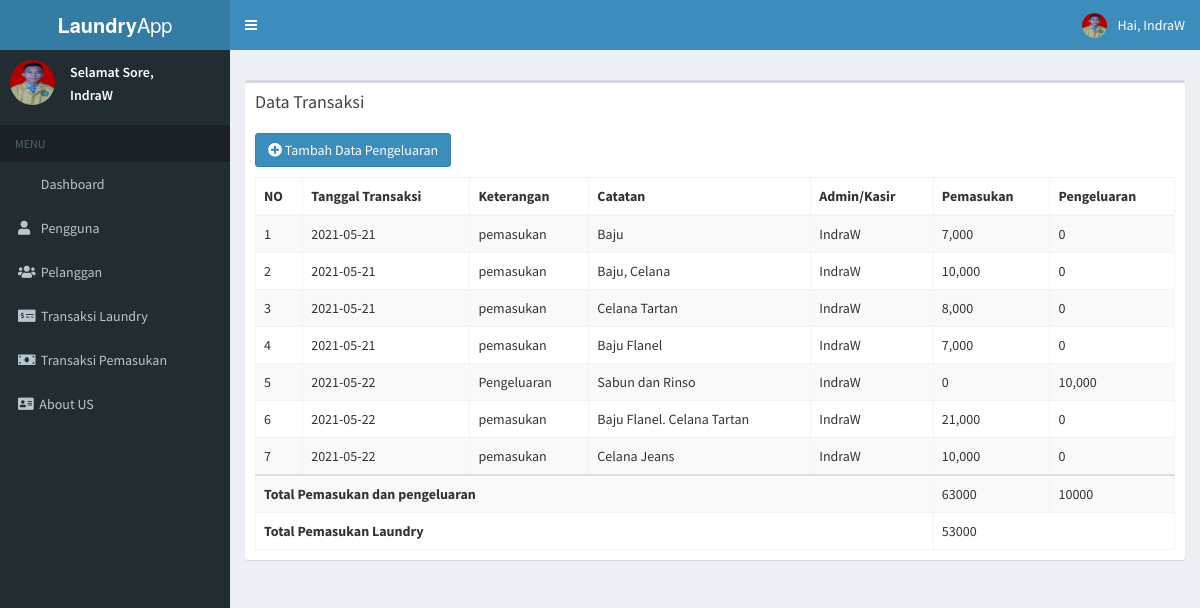
The page /index.php?page=transaksi (signed in) on the database its author committed.
### tables this page shows
CREATE TABLE `tb_user` (
  `id_user` int(11) NOT NULL,
  `username` varchar(100) NOT NULL,
  `nama_user` varchar(100) NOT NULL,
  `password` varchar(100) NOT NULL,
  `level` enum('Admin','Kasir') NOT NULL,
  `foto` varchar(100) NOT NULL
);

CREATE TABLE `tb_transaksi` (
  `id_transaksi` int(11) NOT NULL,
  `id_user` int(11) NOT NULL,
  `tanggal_transaksi` date NOT NULL,
  `pemasukan` int(11) NOT NULL,
  `pengeluaran` int(11) NOT NULL,
  `catatan` text NOT NULL,
  `keterangan` varchar(100) NOT NULL
);

### page/transaksi/prosesTransaksi.php (called while the page is built, shortened)
<?php
include "koneksi.php";
function lihat($query)
{
  global $conn;
  $data = [];
  $result = mysqli_query($conn, $query);
  while ($row = mysqli_fetch_assoc($result)) {
    $data[] = $row;
  }
  return $data;
}

### page/transaksi/transaksi.php (the view)
<?php
include "prosesTransaksi.php";
$transaksi = lihat("SELECT * FROM tb_transaksi, tb_user WHERE tb_transaksi.id_user=tb_user.id_user");
?>
<section class="content">
  <div class="row">
    <div class="box">
      <div class="box-header">
        <h3 class="box-title">Data Transaksi</h3>
      </div>
      <div class="box-body">
        <a href="?page=transaksi&aksi=tambah" class="btn btn-primary" style="margin-bottom: 10px;" style="float: left;"><i class="fas fa-plus-circle"></i>&nbsp;Tambah Data Pengeluaran</a>
        <table id="example1" class="table table-bordered table-striped">
          <thead>
            <tr>
              <th>NO</th>
              <th>Tanggal Transaksi</th>
              <th>Keterangan</th>
              <th>Catatan</th>
              <th>Admin/Kasir</th>
              <th>Pemasukan</th>
              <th>Pengeluaran</th>
            </tr>
          </thead>
          <tbody>
            <?php $i = 1; ?>
            <?php foreach ($transaksi as $trf) : ?>
              <tr>
                <td><?= $i++; ?></td>
                <td><?= $trf['tanggal_transaksi']; ?></td>
                <td><?= $trf['keterangan']; ?></td>
                <td><?= $trf['catatan']; ?></td>
                <td><?= $trf['nama_user']; ?></td>
                <td><?php echo number_format($trf['pemasukan']); ?></td>
                <td><?php echo number_format($trf['pengeluaran']); ?></td>
              </tr>
              <?php
              $masuk = 0;
              $pemasukan = $pemasukan + $trf['pemasukan'];
              $masuk += $pemasukan;
              $keluar = 0;
              $pengeluaran = $pengeluaran + $trf['pengeluaran'];
              $keluar += $pengeluaran;
              ?>
            <?php endforeach; ?>
          </tbody>
          <tr>
            <th colspan="5">Total Pemasukan dan pengeluaran</th>
            <td><?= $masuk; ?></td>
            <td><?= $keluar; ?></td>
          </tr>
          <tr>
            <th colspan="5">Total Pemasukan Laundry</th>
            <td><?= $masuk - $keluar; ?></td>
          </tr>
        </table>
      </div>
    </div>
  </div>
</section>

### index.php (shortened to what this page needs)
<?php
include "koneksi.php";
$jam = date('H') + 1;
$jamSekarang = date($jam . ':i');
if ($jamSekarang > '05:30' && $jamSekarang < '10:00') {
  $salam = 'Pagi';
} elseif ($jamSekarang >= '10:00' && $jamSekarang < '15:00') {
  $salam = 'Siang';
} elseif ($jamSekarang < '18:00') {
  $salam = 'Sore';
} else {
  $salam = 'Malam';
}
if ($_SESSION['Admin']) {
  $user = $_SESSION['Admin'];
} elseif ($_SESSION['Kasir']) {
  $user = $_SESSION['Kasir'];
}
$result = mysqli_query($conn, "SELECT * FROM tb_user WHERE id_user = $user");
$row = mysqli_fetch_assoc($result);
$nama = $row['nama_user'];
$foto = $row['foto'];
?>
<!DOCTYPE html>
<html>
<head>
  <link rel="stylesheet" href="bootstrap/css/bootstrap.min.css">
  <link rel="stylesheet" href="plugins/select2/select2.min.css">
  <link rel="stylesheet" href="https://cdnjs.cloudflare.com/ajax/libs/font-awesome/4.5.0/css/font-awesome.min.css">
  <link rel="stylesheet" href="https://pro.fontawesome.com/releases/v5.10.0/css/all.css" />
  <link rel="stylesheet" href="https://cdnjs.cloudflare.com/ajax/libs/ionicons/2.0.1/css/ionicons.min.css">
  <link rel="stylesheet" href="plugins/datatables/dataTables.bootstrap.css">
  <link rel="stylesheet" href="dist/css/AdminLTE.min.css">
  <link rel="stylesheet" href="dist/css/skins/_all-skins.min.css">
</head>
<body class="hold-transition skin-blue sidebar">
  <div class="wrapper">
    <header class="main-header">
      <a href="" class="logo">
        <span class="logo-lg"><b>Laundry</b>App</span>
      </a>
      <nav class="navbar navbar-static-top">
        <a href="#" class="sidebar-toggle" data-toggle="offcanvas" role="button">
        </a>
        <div class="navbar-custom-menu">
          <ul class="nav navbar-nav">
            <li class="dropdown user user-menu">
              <a href="#" class="dropdown-toggle" data-toggle="dropdown">
                <img src="images/<?= $foto; ?>" class="user-image" alt="User Image">
                <span class="hidden-xs">Hai, <?= $nama; ?></span>
              </a>
            </li>
          </ul>
        </div>
      </nav>
    </header>
    <?php include 'include/menu.php'; ?>
    <div class="content-wrapper">
      <section class="content-header">
        <?php include 'include/isi.php'; ?>
      </section>
    </div>
  </div>
</body>
</html>

### include/menu.php
<aside class="main-sidebar">
  <section class="sidebar">
    <div class="user-panel">
      <div class="pull-left image">
        <img src="images/<?= $foto; ?>" class="img-circle" alt="User Image">
      </div>
      <div class="pull-left info" style="margin-top: 0px;">
        <p>Selamat <?= $salam; ?>, </p>
        <p><?= $nama; ?></p>
      </div>
    </div>
    <ul class="sidebar-menu" style="margin-top: 10px;">
      <li class="header">MENU</li>
      <li><a href="?page="><i class="fa fa-dashboard"></i> Dashboard</a></li>
      <?php if ($_SESSION['Admin']) : ?>
        <li><a href="?page=pengguna"><i class="fa fa-user"></i> Pengguna</a></li>
      <?php endif; ?>
      <li><a href="?page=pelanggan"><i class="fa fa-users"></i> Pelanggan</a></li>
      <li><a href="?page=laundry"><i class="fas fa-money-check-alt"></i>&nbsp; Transaksi Laundry</a></li>
      <li><a href="?page=transaksi"><i class="fa fa-money"></i> Transaksi Pemasukan</a></li>
      <li><a href="?page=about"><i class="fas fa-address-card"></i>&nbsp; About US</a></li>
    </ul>
  </section>
</aside>

### rows shown on the page
tb_user: foto (picture), nama_user "IndraW"
tb_transaksi: tanggal_transaksi "2021-05-21", keterangan "pemasukan", catatan "Baju", id_user.nama_user "IndraW", pemasukan "7,000", pengeluaran "0"
tb_transaksi: tanggal_transaksi "2021-05-21", keterangan "pemasukan", catatan "Baju, Celana", id_user.nama_user "IndraW", pemasukan "10,000", pengeluaran "0"
tb_transaksi: tanggal_transaksi "2021-05-21", keterangan "pemasukan", catatan "Celana Tartan", id_user.nama_user "IndraW", pemasukan "8,000", pengeluaran "0"
tb_transaksi: tanggal_transaksi "2021-05-21", keterangan "pemasukan", catatan "Baju Flanel", id_user.nama_user "IndraW", pemasukan "7,000", pengeluaran "0"
tb_transaksi: tanggal_transaksi "2021-05-22", keterangan "Pengeluaran", catatan "Sabun dan Rinso", id_user.nama_user "IndraW", pemasukan "0", pengeluaran "10,000"
tb_transaksi: tanggal_transaksi "2021-05-22", keterangan "pemasukan", catatan "Baju Flanel. Celana Tartan", id_user.nama_user "IndraW", pemasukan "21,000", pengeluaran "0"
tb_transaksi: tanggal_transaksi "2021-05-22", keterangan "pemasukan", catatan "Celana Jeans", id_user.nama_user "IndraW", pemasukan "10,000", pengeluaran "0"

### other values the page prints
$salam "Sore"
$masuk "63000"
$keluar "10000"
$masuk - $keluar "53000"
